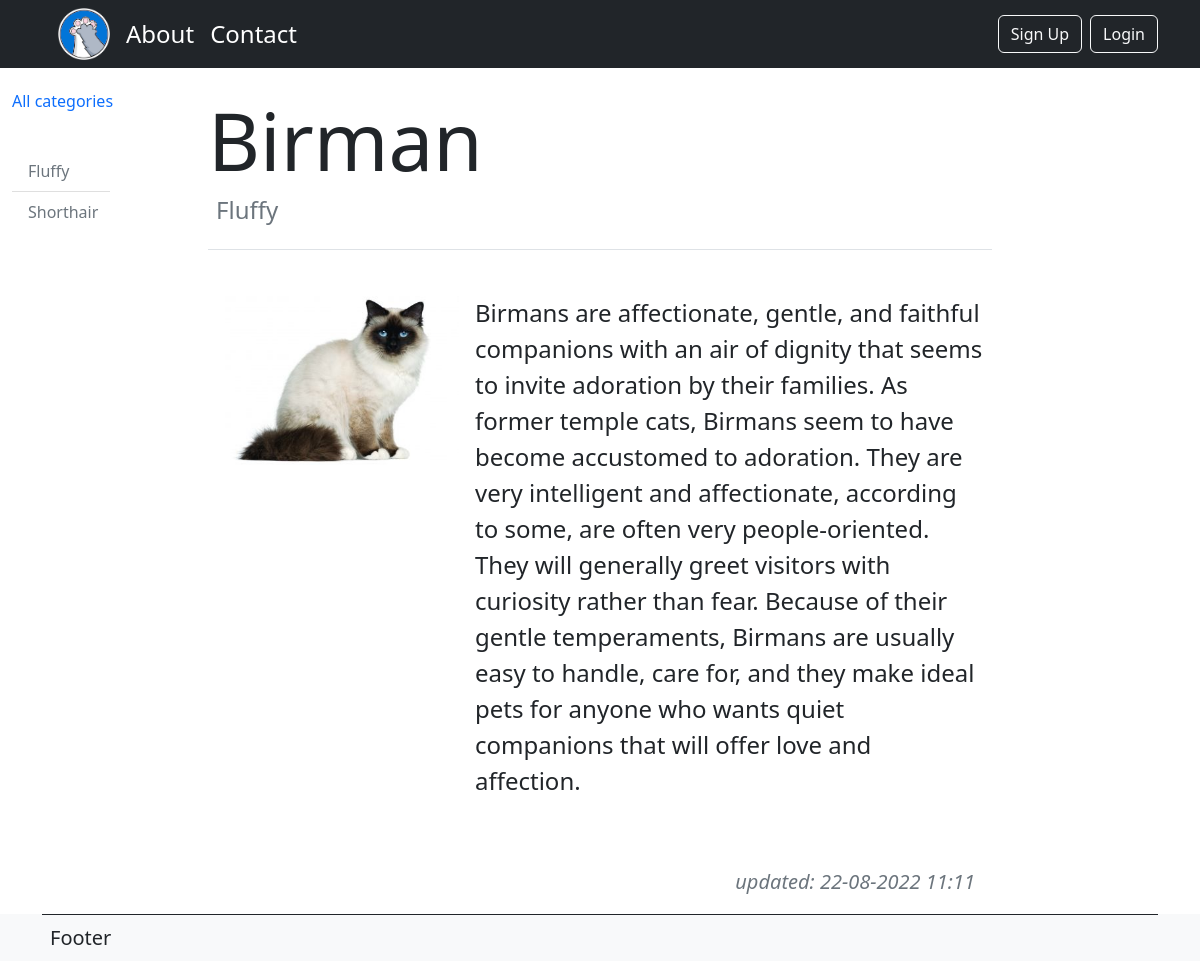
The app's page /post/birman with its own data.
### cats/models.py (models this page shows, shortened)
class Category(models.Model):
    name = models.CharField(max_length=100, db_index=True)
    slug = models.SlugField(max_length=255, unique=True, db_index=True, verbose_name='URL')
    def __str__(self):
        return self.name
    def get_absolute_url(self):
        return reverse('category', kwargs={'cat_slug': self.slug})
    class Meta:
        verbose_name = 'Категория'
        verbose_name_plural = 'Категории котов'
        ordering = ['name']

class Breeds(models.Model):
    title = models.CharField(max_length=255)
    slug = models.SlugField(max_length=255, unique=True, db_index=True, verbose_name='URL')
    content = models.TextField(blank=True)
    photo = models.ImageField(upload_to='photos/%Y/%m/%d/')
    time_create = models.DateTimeField(auto_now_add=True, verbose_name='date')
    time_update = models.DateTimeField(auto_now=True)
    is_published = models.BooleanField(default=True)
    category = models.ForeignKey('Category', on_delete=models.PROTECT)
    def __str__(self):
        return f'{self.title.title()}, #{self.id}'
    class Meta:
        verbose_name = 'Кот-котик'
        verbose_name_plural = 'Коты-котики'
        ordering = ['-time_create', 'title']

### cats/views.py (the view)
# urls.py: path('post/<slug:post_slug>', ShowPost.as_view(), name='post'),
class ShowPost(DataMixin, DetailView):
    model = Breeds
    template_name = 'cats/post.html'
    context_object_name = 'post'
    slug_url_kwarg = 'post_slug'
    def get_context_data(self, *, object_list=None, **kwargs):
        context = super().get_context_data(**kwargs)
        c_def = self.get_user_context(title=context['post'])
        return dict(list(context.items()) + list(c_def.items()))

### cats/utils.py (called while the page is built)
    def get_user_context(self, **kwargs):
        context = kwargs
        cats = Category.objects.annotate(Count('breeds'))
        context['cats'] = cats
        user_menu = menu.copy()
        if not self.request.user.is_authenticated:
            user_menu.pop(1)
        context['menu'] = user_menu
        if 'cat_selected' not in context:
            context['cat_selected'] = 0
        return context

### cats/templates/cats/post.html
{% extends 'cats/base.html' %}
{% load cats_tags %}
{% block content %}
<h1 class="display-1 pt-4">{{ post.title }}</h1>
<h4 class="pb-4 border-bottom text-secondary ps-2">{{ post.category }}</h4>
<div class="card mt-4 border-white">
    <div class="row fs-4 p-3">
        {% if post.photo %}
        <div class="col-md-4">
            <img src="{{ post.photo.url }}" alt="{{ post.title }}"
                 class="figure-img img-fluid rounded">
        </div>
        <div class="col-md-8 p-1">{{ post.content|linebreaks  }}</div>
        {% else %}
        <div class="col-md-12">{{ post.content|linebreaks }}</div>
        {% endif %}
        <div class="text-end text-secondary fs-5 pt-5"><i>updated: {{ post.time_update | date:"d-m-Y H:i" }}</i></div>
    </div>
</div>
{% endblock %}

### cats/templates/cats/base.html (shortened to what this page needs)
{% load cats_tags %}
<!DOCTYPE html>
<html lang="en">
<head>
    <link href="https://cdn.jsdelivr.net/npm/bootstrap@5.2.0/dist/css/bootstrap.min.css" rel="stylesheet"
>
</head>
<body class="d-flex flex-column min-vh-100">
{% block mainmenu %}
<nav class="navbar navbar-expand-lg bg-dark text-white navbar-white">
    <div class="container">
        {% load static %}
        {% for m in menu %}
        {% if m.title == 'Main' %}
        <a href="{% url m.url_name %}"><img src="{% static 'cats/images/paws.png' %}" alt="paws" height="52px"
                                            class="pe-2 ps-2 ms-2 nav_hover"></a>
        {% else %}
        <a class='nav-link fs-4 p-2 nav_hover' href="{% url m.url_name %}">{{ m.title }}</a>
        {% endif %}
        {% endfor %}
        {% if not user.is_authenticated %}
        <a class='ms-auto btn btn-outline-light' href="{% url 'register' %}">Sign Up</a>
        <a class='ms-2 btn btn-outline-light' href="{% url 'login' %}">Login</a>
        {% else %}
        <span class='ms-auto text-white pe-2'>{{ user.username }} </span>
        <a class='ms-2 btn btn-outline-light' href="{% url 'logout' %}">Log Out</a>
        {% endif %}
    </div>
</nav>
{% endblock mainmenu %}
<div class="container-fluid">
    <div class="d-flex justify-content-start">
        <aside class="col-md-2 sticky-xl-top text-muted align-self-start">
            {% if cat_selected == 0 %}
            <h2 class="h6 pt-4 pb-3 mb-4 sidebar_hover"><a href="{% url 'home' %}" class="text-primary " style="text-decoration: none">All
                categories</a></h2>
            {% else %}
            <h2 class="h6 pt-4 pb-3 mb-4 sidebar_hover"><a href="{% url 'home' %}" class="text-secondary" style="text-decoration: none">All
                categories</a></h2>
            {% endif%}
            <ul class="list-group list-group-flush">
                {% for c in cats %}
                {% if c.breeds__count > 0 %}
                {% if c.pk == cat_selected %}
                <a href="{{ c.get_absolute_url }}" class="list-group-item col-md-6 text-primary sidebar_hover">{{ c.name }}</a>
                {% else %}
                <a href="{{ c.get_absolute_url }}" class="list-group-item col-md-6 text-secondary sidebar_hover">{{ c.name }}</a>
                {% endif %}
                {% endif %}
                {% endfor %}
            </ul>
        </aside>
        <div class="col-md-8">
            {% block content%}
            {% endblock %}
        </div>
    </div>
</div>
<footer class="mt-auto bg-light">
    <div class="container ">
        <div class="border-top p-2 border-dark">
            <span class="fs-5">Footer</span>
        </div>
    </div>
</footer>
</body>
</html>

### cats/templates/cats/base.html (style rules this page uses)
.nav_hover { border-radius: 0.375rem; }

### records on screen
Category: name "Fluffy"
Category: name "Shorthair"
Breeds: title "Birman", category "Fluffy", photo (picture), content "Birmans are affectionate, gentle, and faithful companions with an air of dignity that seems to invite adoration by their families. As former temple cats, Birmans seem to have become accustomed to adoration. They are very intelligent and affectionate, according to some, are often very people-oriented. They will generally greet visitors with curiosity rather than fear. Because of their gentle temperaments, Birmans are usually easy to handle, care for, and they make ideal pets for anyone who wants quiet companions that will offer love and affection.", time_update "22-08-2022 11:11"

### other values on screen
{{ m.title }} "About" "Contact"
